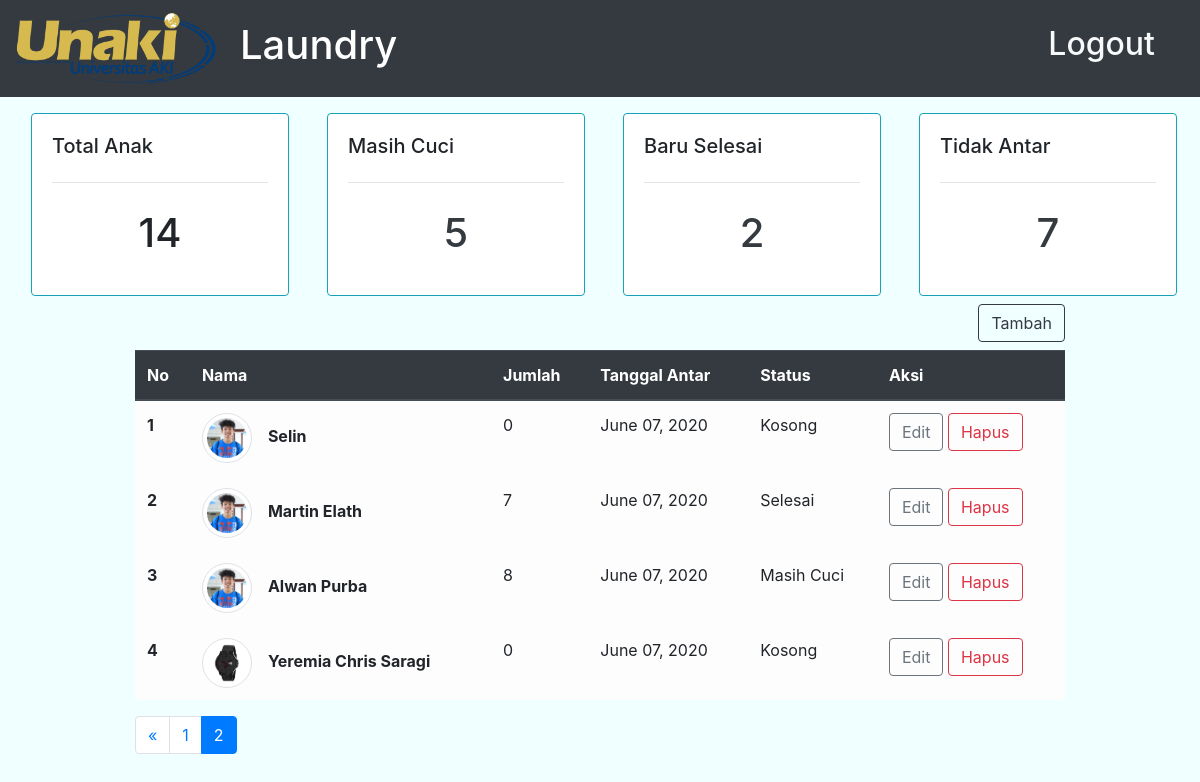
Page /?page=2 (signed in) on the committed database.
### account/models.py (models this page shows, shortened)
class Anak(models.Model):
    user = models.OneToOneField(User,null=True,blank=True,on_delete=models.CASCADE)
    CATEGORY = (
            ('Masih Cuci','Masih Cuci'),
            ('Selesai','Selesai'),
            ('Kosong','Kosong'),
            )
    nama = models.CharField(max_length=30)
    jumlah = models.IntegerField(default=0)
    tanggal_antar = models.DateTimeField(default=timezone.now)
    status =  models.CharField(max_length=20,choices=CATEGORY,default='Kosong')
    image_profile = models.ImageField(default='default.png',upload_to='profile_pics')

### account/decorators.py (the view)
    def wrapper_func(request, *args,**kwargs):
        groub = None
        if request.user.groups.exists():
            groub = request.user.groups.all()[0].name
        if groub == 'murid':
            return redirect('user-page')
        if groub == 'pencuci':
            return view_func(request, *args,**kwargs)

### account/views.py (called while the page is built)
@login_required(login_url='login')
@admin_only
def home(request):
    anak = Anak.objects.all()
    anak = Anak.objects.all().order_by('-tanggal_antar')
    jumlah = anak.count()
    pending = anak.filter(status='Masih Cuci').count()
    selesai = anak.filter(status='Selesai').count()
    kosong = anak.filter(status='Kosong').count()
    paginator = Paginator(anak,10)
    page = request.GET.get('page')
    try:
        anak = paginator.page(page)
    except PageNotAnInteger:
        anak = paginator.page(1)
    except EmptyPage:
        anak = paginator.page(paginator.num_pages)
    context = {
        'anak':anak,
        'pending': pending,
        'selesai': selesai,
        'kosong': kosong,
        'jumlah':jumlah
    }
    return render(request,'account/home.html',context)

### account/templates/account/home.html (shortened to what this page needs)
{% extends 'account/base.html' %}
{% load static %}
{% block content %}
    <table class="table table-hover table-light">
      <thead class="thead-dark">
        <a href="{% url 'create-anak' %}" class="btn btn-outline-dark mb-2 float-right">Tambah</a>
        <tr>
          <th>No</th>
          <th>Nama</th>
          <th>Jumlah</th>
          <th>Tanggal Antar</th>
          <th>Status</th>
          <th>Aksi</th>
        </tr>
      </thead>
      <tbody>
        {% for i in anak %}
        <tr>
          <th>{{ forloop.counter }}</th>
          <td><img src="{{i.image_profile.url}}" class="img-thumbnail rounded-circle" width="50"><strong class="pl-3">{{ i.nama }}</strong></td>
          <td>{{ i.jumlah }}</td>
          <td>{{ i.tanggal_antar|date:"F d, Y" }}</td>
          <td>{{ i.status }}</td>
          <td> <a href="{% url 'update-anak' i.id %}" class="btn btn-outline-secondary">Edit</a> <a href="{% url 'delete-anak' i.id %}" class="btn btn-outline-danger">Hapus</a> </td>
        </tr>
        {% endfor %}
      </tbody>
    </table>
    <ul class="pagination">
      {% if anak.has_previous %}
        <li class="page-item">
          <a href="?page={{anak.previous_page_number}}" class="page-link">&laquo;</a>
        </li>
      {% endif %}
      {% for p in anak.paginator.page_range %}
        {% if anak.number == p %}
          <li class="page-item active">
            <a href="?page={{ p }}" class="page-link">{{ p }}</a>
          </li>
        {% else %}
          <li class="page-item">
            <a href="?page={{ p }}" class="page-link">{{ p }}</a>
          </li>
        {% endif %}
      {% endfor %}
    </ul>
{% endblock content %}

### static/css/style.css (style rules this page uses)
body { background-color: #F0FFFF }

### rows in the picture
Anak: image_profile (placeholder picture), nama "Selin", jumlah "0", tanggal_antar "June 07, 2020", status "Kosong"
Anak: image_profile (placeholder picture), nama "Martin Elath", jumlah "7", tanggal_antar "June 07, 2020", status "Selesai"
Anak: image_profile (placeholder picture), nama "Alwan Purba", jumlah "8", tanggal_antar "June 07, 2020", status "Masih Cuci"
Anak: image_profile (picture), nama "Yeremia Chris Saragi", jumlah "0", tanggal_antar "June 07, 2020", status "Kosong"

### other values in the picture
{{ jumlah }} "14"
{{ pending }} "5"
{{ selesai }} "2"
{{ kosong }} "7"
{{ p }} "1"
{{ p }} "2"
